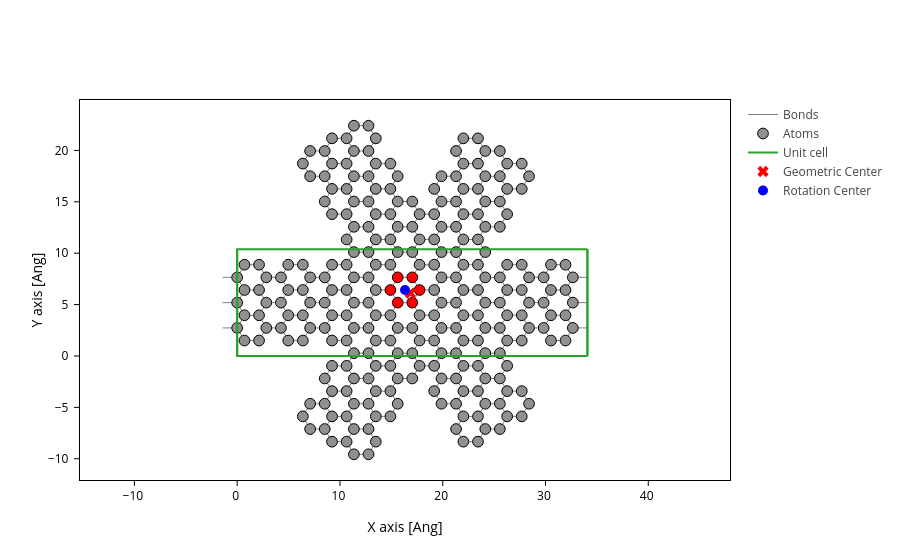

Source (notebook cell):
### Markdown cell above
# Automation using `kind = 'armchair'`

### Code cell
# BOND = 1.42  # C-C bond length in Angstrom
# KIND = 'armchair'  # 'armchair' or 'zigzag'
# VACUUM = 3.0  # Vacuum layer in Angstrom
# WIDTH = 3  # Width of the nanoribbon in number of dimer lines
# LENGTH = 6  # Length of the nanoribbon in number of unit cells
# ---------------------------
# Geometry helper functions
# ---------------------------

def get_coordinates(structure):
    """Return atomic coordinates as numpy array."""
    if isinstance(structure, sisl.Geometry):
        return structure.xyz
    elif isinstance(structure, np.ndarray):
        return structure
    else:
        raise TypeError("Input must be a sisl.Geometry or numpy.ndarray.")
    
def find_nearest_atoms(structure, center, n=6):
    """Return indices of n atoms closest to a given center."""
    coords = get_coordinates(structure)
    distances = np.linalg.norm(coords - center, axis=1)
    return np.argsort(distances)[:n]


def guess_hexagon_center(structure):
    """
    Try to locate the center of a hexagon near the geometric center.
    If not found, iteratively shift the center guess.
    """
    BOND = 1.42
    NN_2_DIST = 2 * BOND * np.cos(np.deg2rad(30))  # distance between two second-nearest neighbors in graphene
    RTOL = 0.05  # relative tolerance for checking if center lies on bonds
    coords = get_coordinates(structure)
    center = coords.mean(axis=0) 
    
    atom_idx = find_nearest_atoms(structure, center, n=6)
    hex_coords = coords[atom_idx]
    center = hex_coords.mean(axis=0)
    atom1, atom2 = hex_coords[[0, 1]]
    if np.isclose(atom1[1], atom2[1], rtol=RTOL) and np.isclose(atom1[1], center[1], rtol=RTOL):
        print("Warning: The geometric center lies on bonds. Trying to shift the center by half atomic distance to 2. NN.")
        print(f"{'Atom 1':>20}:", atom1)
        print(f"{'Atom 2':>20}:", atom2)
        center += np.array([0, NN_2_DIST/2, 0])  # shift the center by half the distance to the 2nd NN
        print(f"{'New Center':>20}:", center)

    return atom_idx, center


def count_removals(func):
    """Decorator to count number of atoms before and after removing overlaps."""
    def wrapper(*args, **kwargs):
        initial_count = len(args[0])
        result = func(*args, **kwargs)
        final_count = len(result)
        print(f"       Initial number of atoms: {initial_count}")
        print(f" Atoms after removing overlaps: {final_count}")
        return result
    return wrapper

# ---------------------------
# Structure generation
# ---------------------------
def find_overlap(structure, tol=0.1):
    """Find overlapping atoms in a structure."""
    coords = get_coordinates(structure)
    tree = cKDTree(coords)
    pairs = tree.query_pairs(r=tol)  # find pairs of atoms closer than `tol`
    # print(f"Found {len(pairs)} overlapping pairs of atoms.")
    return pairs

@count_removals
def delete_overlaps(structure, pairs=None):
    """Delete overlapping atoms from a structure."""
    if pairs is None:
        overlaps = find_overlap(structure)
    else:
        overlaps = pairs
    to_delete = set()
    for i, j in overlaps:
        to_delete.add(j)  # arbitrarily delete the second atom in each pair
    mask = np.array([i not in to_delete for i in range(len(structure))])
    return structure.sub(mask)

def set_index(overlaps, indexes):
    for key in indexes:
        for _, j in overlaps:
            if j in indexes[key]:
                indexes[key].remove(j)
    arm0 = len(indexes[0])
    arm1 = len(indexes[1])
    arm2 = len(indexes[2])
    indexes[1] = list(range(arm0, arm0 + arm1))
    indexes[2] = list(range(arm1, arm1 + arm2))
    return indexes


def generate_structure(width=3, length=5, bond=1.42, kind='armchair', vacuum=3.0):
    """Generate 3 rotated nanoribbons stacked around a central hexagon."""
    base = sisl.geom.graphene_nanoribbon(width=width, bond=bond, kind=kind, vacuum=vacuum)
    base = base.repeat(length, axis=0)
    
    # find central hexagon
    _, rotation_origin = guess_hexagon_center(base)
    
    # rotate and add ribbons
    structure = base.copy()
    for i in range(1, 3):
        angle = i * 60
        rotated = base.rotate(angle=angle, v=[0, 0, 1], origin=rotation_origin)
        structure += rotated
        
    overlaps = find_overlap(structure)
    indexes = {}
    for i in range(3):
        indexes[i] = list(range(i * len(base), (i + 1) * len(base)))
    if overlaps:
        indexes = set_index(overlaps, indexes)
        structure = delete_overlaps(structure, overlaps)
        return structure, indexes
    else:
        return structure, indexes


# ---------------------------
# Plotting utilities
# ---------------------------

def plot_with_center(structure, **KWARGS):
    """Plot structure and highlight central hexagon + geometric center."""
    
    KWARGS.setdefault("axes", "xy")
    KWARGS.setdefault("bind_bonds_to_ats", True)
    atom_idx, hex_center = guess_hexagon_center(structure)
    # print(f"Hexagon atom indices: {atom_idx}")
    geom_center = structure.center()

    fig = structure.plot(**KWARGS)

    # highlight hexagon atoms
    fig.update_inputs(atoms_style={"color": "red", "atoms": atom_idx.tolist()})

    # add markers
    fig.add_trace(go.Scatter(
        x=[geom_center[0]], y=[geom_center[1]],
        mode="markers", marker=dict(size=10, color="red", symbol="x"),
        name="Geometric Center"
    ))
    
    fig.add_trace(go.Scatter(
        x=[hex_center[0]], y=[hex_center[1]],
        mode="markers", marker=dict(size=10, color="blue", symbol="circle"),
        name="Rotation Center"
    ))

    return fig

WIDTH = 7
LENGTH = 8
graphene, atom_index = generate_structure(width=WIDTH, length=LENGTH)

fig = plot_with_center(graphene)

# fig.update_inputs(atoms_style=[{"color": "red", "atoms": atom_index[0]}, {"color": "blue", "atoms": atom_index[1]}, {"color": "green", "atoms": atom_index[2]} ])
fig.show()

### Figure 1 — Plotly figure (JSON) as saved in the notebook; plotly's stock layout.template omitted (floating-point values rounded to 4 significant figures; data arrays with more than 128 entries replaced by an {"elided": "..."} marker saying what was removed)
{"data": [{"line": {"color": "gray", "width": 1}, "meta": {}, "mode": "lines", "name": "Bonds", "opacity": 1, "type": "scatter", "x": {"elided": "7644 float values"}, "y": {"elided": "7644 float values"}}, {"marker": {"color": {"elided": "262 str values"}, "line": {"color": "black", "width": 1}, "opacity": 1, "size": 10.72}, "meta": {}, "mode": "markers", "name": "Atoms", "opacity": 1, "type": "scatter", "x": {"elided": "262 float values"}, "y": {"elided": "262 float values"}}, {"meta": {}, "mode": "lines", "name": "Unit cell", "type": "scatter", "x": [0.0, 0.0, 34.08, 34.08, 0.0, 0.0, NaN, 0.0, 0.0, 0.0, 34.08, 34.08, 0.0, NaN, 34.08, 34.08, NaN, 34.08, 34.08], "y": [0.0, 10.38, 10.38, 10.38, 10.38, 10.38, NaN, 10.38, 0.0, 0.0, 0.0, 0.0, 0.0, NaN, 10.38, 0.0, NaN, 10.38, 0.0]}, {"marker": {"color": "red", "size": 10, "symbol": "x"}, "mode": "markers", "name": "Geometric Center", "type": "scatter", "x": [16.84], "y": [6.123]}, {"marker": {"color": "blue", "size": 10, "symbol": "circle"}, "mode": "markers", "name": "Rotation Center", "type": "scatter", "x": [16.33], "y": [6.419]}], "layout": {"scene": {"aspectmode": "data", "xaxis": {"title": {"text": "X axis [Ang]"}}, "yaxis": {"title": {"text": "Y axis [Ang]"}}}, "xaxis": {"scaleanchor": "y", "scaleratio": 1, "title": {"text": "X axis [Ang]"}}, "yaxis": {"title": {"text": "Y axis [Ang]"}}}}
